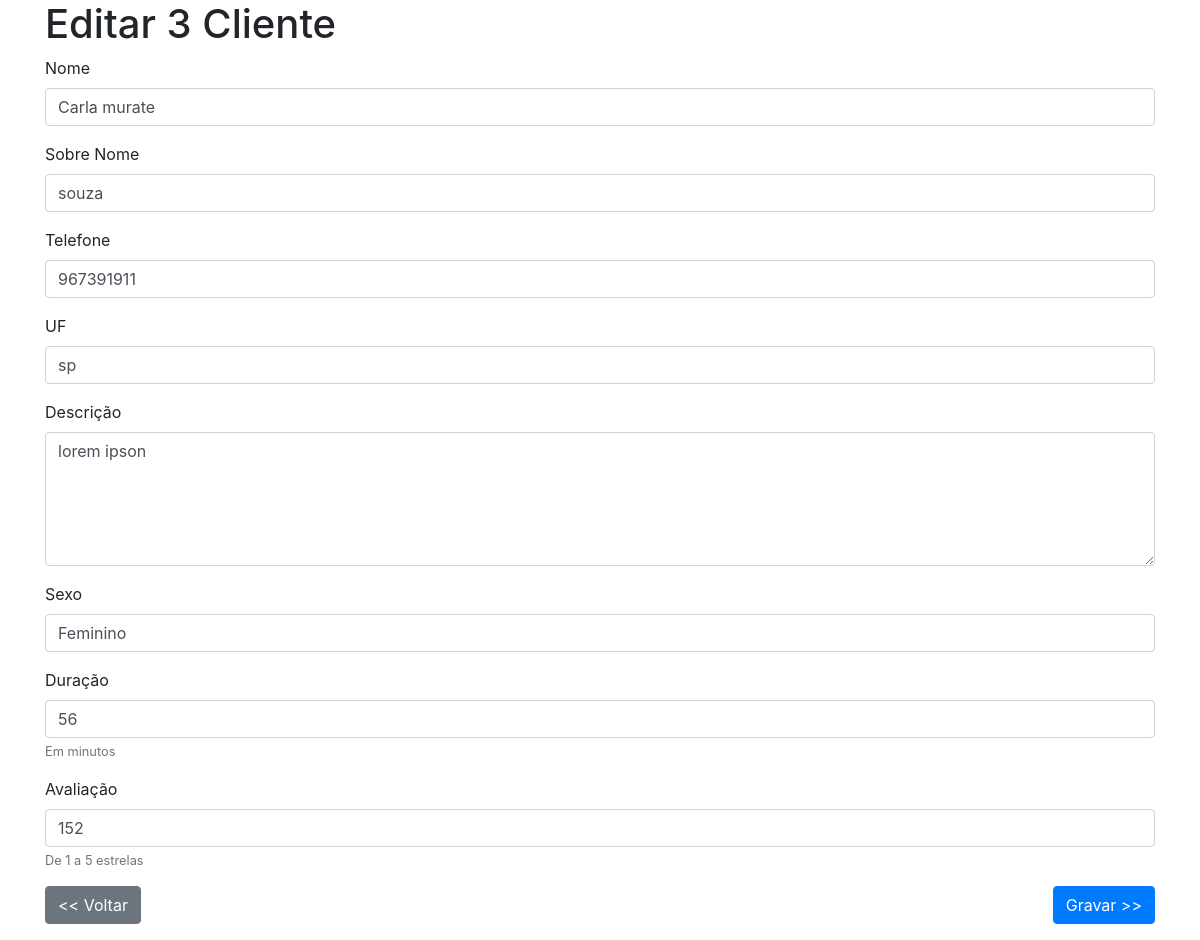
The app's page /movies/edit/3 with its own data.
### movies/models.py (models this page shows)
class Movie(models.Model):
    title = models.CharField(max_length=255)
    synopsis = models.TextField()
    actors = models.CharField(max_length=255)
    genre = models.CharField(max_length=255)
    uf = models.CharField(max_length=55, null=True, blank=True)
    telefone = models.CharField(max_length=20)
    duration = models.IntegerField()
    rate = models.IntegerField()

### movies/views.py (the view, shortened to what this page needs)
# urls.py: path('edit/<int:movie_id>', views.edit, name='movies_edit'),
def edit(request, movie_id=None):
    movie = Movie.objects.filter(id=movie_id).first()
    context = { 'movie': movie }
    template = loader.get_template('movies/edit.html')
    return HttpResponse(template.render(context, request))

### movies/templates/movies/edit.html (shortened to what this page needs)
{% load static %}
<html>
    <head>
        <link rel="stylesheet" href="{% static 'movies/bootstrap-4.1.3/css/bootstrap.min.css' %}" >
    </head>
    <div class="container">
        <h1>Editar {{movie.id}} Cliente</h1>
        <form id="edit_form" method="POST" action="{% url 'movies_edit' movie.id %}">
            <div class="form-group">
                <label for="title">Nome</label>
                <input type="text" name="title" class="form-control" value="{{ movie.title }}" />
            </div>
            <div class="form-group">
                <label for="actors">Sobre Nome</label>
                <input type="text" name="actors" class="form-control" value="{{ movie.actors }}" />
            </div>
            <div class="form-group">
                <label for="telefone">Telefone</label>
                <input type="text" name="telefone" class="form-control" value="{{ movie.telefone }}" />
            </div>
            <div class="form-group">
                <label for="uf">UF</label>
                <input type="text" name="uf" class="form-control" value="{{ movie.uf }}" />
            </div>
            <div class="form-group">
                <label for="synopsis">Descrição</label>
                <textarea name="synopsis" rows="5" class="form-control" >{{ movie.synopsis }}</textarea>
            </div>
            <div class="form-group">
                <label for="genre">Sexo</label>
                <input type="text" name="genre" class="form-control" value="{{ movie.genre }}" />
            </div>
            <div class="form-group">
                <label for="duration">Duração</label>
                <input type="text" name="duration" class="form-control" value="{{ movie.duration }}" />
                <small class="form-text text-muted"> Em minutos</small>
            </div>
            <div class="form-group">
                <label for="rate">Avaliação</label>
                <input type="text" name="rate" class="form-control" value="{{ movie.rate }}" />
                <small class="form-text text-muted">De 1 a 5 estrelas</small>
            </div>
            <div class="row">
                <div class="col-md-6">
                    <a class="btn btn-secondary" href="{% url 'movies_index' %}"><< Voltar</a>
                </div>
                <div class="col-md-6" style="text-align: right;">
                    <button type="submit" class="btn btn-primary">Gravar >></button>
                </div>
        </form>
    </div>
</html>

### records on screen
Movie: id "3", title "Carla murate", actors "souza", telefone "967391911", uf "sp", synopsis "lorem ipson", genre "Feminino", duration "56", rate "152"
